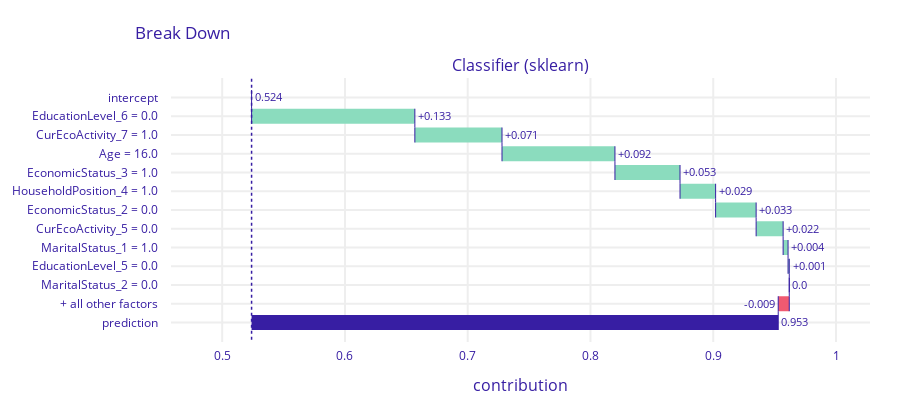

Notebook source saved alongside this figure:
### Code cell
# Local explanation for male with high occupation (good prediction)
male_tp_sample = df_tp[df_tp[gender_feat]==1][0:1]
expl = explainer.predict_parts(male_tp_sample, type='break_down')
expl.plot()

### Figure 1 — Plotly figure (JSON) as saved in the notebook; plotly's stock layout.template omitted (floating-point values rounded to 4 significant figures)
{"data": [{"base": 0.5239, "connector": {"line": {"color": "#371ea3", "dash": "solid", "width": 1}, "mode": "spanning"}, "decreasing": {"marker": {"color": "#f05a71"}}, "hoverinfo": "text+delta", "hoverlabel": {"bgcolor": "rgba(0,0,0,0.8)"}, "hovertext": ["Average response: 0.524<br>Prediction: 0.953", "EducationLevel_6 = 0.0<br>increases average response by", "CurEcoActivity_7 = 1.0<br>increases average response by", "Age = 16.0<br>increases average response by", "EconomicStatus_3 = 1.0<br>increases average response by", "HouseholdPosition_4 = 1.0<br>increases average response by", "EconomicStatus_2 = 0.0<br>increases average response by", "CurEcoActivity_5 = 0.0<br>increases average response by", "MaritalStatus_1 = 1.0<br>increases average response by", "EducationLevel_5 = 0.0<br>increases average response by", "MaritalStatus_2 = 0.0<br>decreases average response by", "+ all other factors<br>decreases average response by", "Average response: 0.524<br>Prediction: 0.953"], "increasing": {"marker": {"color": "#8bdcbe"}}, "measure": ["relative", "relative", "relative", "relative", "relative", "relative", "relative", "relative", "relative", "relative", "relative", "relative", "total"], "orientation": "h", "showlegend": false, "text": ["0.524", "+0.133", "+0.071", "+0.092", "+0.053", "+0.029", "+0.033", "+0.022", "+0.004", "+0.001", "0.0", "-0.009", "0.953"], "textposition": "outside", "totals": {"marker": {"color": "#371ea3"}}, "type": "waterfall", "x": [0, 0.133, 0.071, 0.092, 0.053, 0.029, 0.033, 0.022, 0.004, 0.001, 0, -0.009, 0.43], "xaxis": "x", "y": ["intercept", "EducationLevel_6 = 0.0", "CurEcoActivity_7 = 1.0", "Age = 16.0", "EconomicStatus_3 = 1.0", "HouseholdPosition_4 = 1.0", "EconomicStatus_2 = 0.0", "CurEcoActivity_5 = 0.0", "MaritalStatus_1 = 1.0", "EducationLevel_5 = 0.0", "MaritalStatus_2 = 0.0", "+ all other factors", "prediction"], "yaxis": "y"}], "layout": {"annotations": [{"font": {"size": 16}, "showarrow": false, "text": "Classifier (sklearn)", "x": 0.5, "xanchor": "center", "xref": "paper", "y": 1, "yanchor": "bottom", "yref": "paper"}, {"font": {"size": 16}, "showarrow": false, "text": "contribution", "x": 0.5, "xanchor": "center", "xref": "paper", "y": 0, "yanchor": "top", "yref": "paper", "yshift": -30}], "font": {"color": "#371ea3"}, "height": 413, "margin": {"b": 71, "r": 30, "t": 78}, "shapes": [{"line": {"color": "#371ea3", "dash": "dot", "width": 1.5}, "type": "line", "x0": 0.5239, "x1": 0.5239, "xref": "x", "y0": -1, "y1": 13, "yref": "y"}], "title": {"text": "Break Down", "x": 0.15}, "xaxis": {"anchor": "y", "automargin": true, "domain": [0, 1], "fixedrange": true, "gridwidth": 2, "range": [0.4583, 1.028], "tickcolor": "white", "ticklen": 3, "ticks": "outside", "type": "linear", "zeroline": false}, "yaxis": {"anchor": "x", "automargin": true, "autorange": "reversed", "domain": [0, 1], "fixedrange": true, "gridwidth": 2, "tickcolor": "white", "ticklen": 10, "ticks": "outside", "type": "category"}}}
